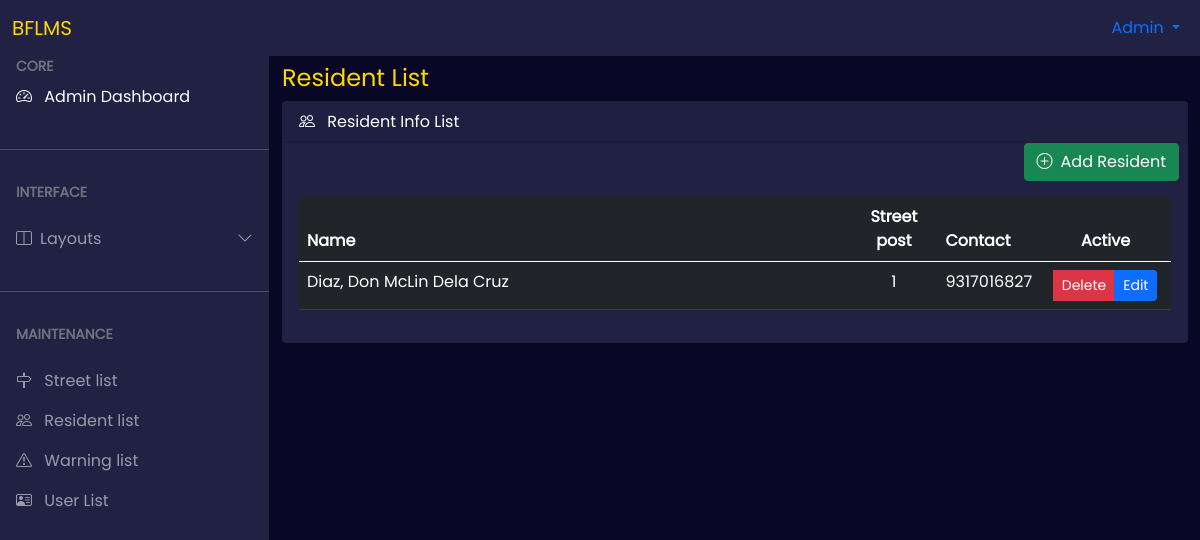
The page /authorize/index.php?page=resident (signed in) on the database its author committed.
### tables this page shows
CREATE TABLE `user` (
  `user_id` int(11) NOT NULL,
  `username` varchar(16) NOT NULL,
  `password` varchar(255) NOT NULL,
  `name` varchar(255) NOT NULL,
  `user_type` varchar(13) NOT NULL
);

CREATE TABLE `resident` (
  `resident_id` int(11) NOT NULL,
  `first_name` varchar(255) NOT NULL,
  `middle_name` varchar(255) NOT NULL,
  `last_name` varchar(255) NOT NULL,
  `street_id` int(11) NOT NULL,
  `contact` varchar(10) NOT NULL
);

### authorize/resident.php (the view, shortened to what this page needs)
<div class="container-fluid">
    <div class="row">
    <div class="col-md-12 pg-hd-color">
        <h4>Resident List</h4>
        </div>
    </div>
    <div class="row">
        <div class="col-md-12 mb-3">
            <div class="card bg-custom text-white">
              <div class="card-header">
                <span><i class="bi bi-people me-2"></i></span> Resident Info List
              </div>
              <div class="d-grid gap-2 d-md-flex justify-content-md-end">
                    <button class="btn btn-success me-md-2" type="button" data-bs-toggle="modal" data-bs-target="#exampleModal" data-bs-whatever="@mdo"><span><i class="bi bi-plus-circle me-2"></i></span>Add Resident</button>
                                        <?php
                                        include '../database/db.php';
                                        ?>
              </div>
              <div class="card-body">
                <div class="table-responsive">
                    <table class="table table-dark table-hover" id="user">
                        <thead>
                            <tr>
                                <th scope="col">Name</th>
                                <th scope="col" style="width: 10%;text-align: center;">Street post</th>
                                <th scope="col" style="width: 10%;">Contact</th>
                                <th scope="col" style="width: 15%;text-align: center;">Active</th>
                            </tr>
                        </thead>
                        <tbody>
                            <?php
                            $sqlresident =  mysqli_query($conn, "SELECT * FROM resident");
                            while($row = mysqli_fetch_assoc($sqlresident)) {
                            ?>
                            <tr>
                                <td><?=$row['last_name'].', '.$row['first_name'].' '.$row['middle_name']?></td>
                                <td><center><?=$row['street_id']?></center></td>
                                <td><?=$row['contact']?></td>
                                <td>
                                    <center>
                                        <div class="btn-group btn-group-sm" role="group" aria-label="Basic mixed styles example">
                                            <button type="submit" form="deletefr" class="btn btn-danger" name="delete" value="<?=$row['resident_id']?>">Delete</button>
                                            <button type="button" class="btn btn-primary" data-bs-toggle="modal" data-bs-target="#edit-modal" data-id="<?=$row['resident_id']?>" id="getUser">Edit</button>
                                        </div>
                                    </center>
                                </td>
                            </tr>
                            <?php
                            }mysqli_close($conn);
                            ?>
                        </tbody>
                    </table>
                </div>
              </div>
            </div>
        </div>
    </div>
</div>

### authorize/index.php (shortened to what this page needs)
<?php
include ('../database/db.php');
if(isset($_SESSION['user_id'])){
  $sql = mysqli_query($conn,"SELECT * FROM user where user_id = '".$_SESSION['user_id']."'");
  $row = mysqli_fetch_assoc($sql);
?>
<!DOCTYPE html>
<html lang="en">
<head>
    <link rel="stylesheet" href="css/bootstrap.min.css">
    <link rel="stylesheet" href="css/bootstrap-icons-1.10.4/font/bootstrap-icons.css"/>
    <link rel="stylesheet" href="css/notify/jquery.jnotify.css">
    <link rel="stylesheet" href="css/style.css">
</head>
<body>
  <nav class="navbar navbar-expand-lg bg-custom fixed-top" data-bs-theme="dark">
  <div class="container-fluid">
    <a class="navbar-brand" href="#">BFLMS</a>
    <div class="collapse navbar-collapse" id="navbarSupportedContent">
      <ul class="navbar-nav ms-auto mb-2 mb-lg-0">
      <li class="nav-item dropdown">
          <a class="nav-link dropdown-toggle ms-2" href="#" role="button" data-bs-toggle="dropdown" aria-expanded="false">
            <?=$row['name'];?>
          </a>
      </li>
      </ul>
    </div>
  </div>
</nav>
  <?php
  if($row['user_type'] == "Administrator"){
    include 'admin_sidebar.php';
  }else
  if($row['user_type'] == "BRTO"){
    include 'officer_sidebar.php';
  }
  ?>
    <main class="mt-5 pt-3">
    <?php
if(isset($_GET['page'])){
  $page = $_GET['page'];
  $pages = array('dashboard','admin_dashboard','officer_sidebar','user','warning','resident','street','street_map','sensor_post');
  if (!empty($page)) {
      if(in_array($page,$pages)) {
          $page .= '.php';
          include($page);
      }
      else {
          echo 'Page not found. Return
          <a href="index.php?page=dashboard">dashboard</a>';
      }
  }
}
?>
    </main>
</body>
</html>
<?php
}else{
  $_SESSION['error_login'] = "Please! Login again...";
  header("location: ../login.php");
}
?>

### authorize/css/style.css (style rules this page uses)
* { font-family: 'poppins'; margin: 0; padding: 0; }
body { background: #080826; }
.bg-custom { background-color: #212144; }
.navbar .container-fluid .navbar-brand { color: #FFD700; }
.pg-hd-color { color: #FFD700; }
.world-map, .pin, span, img { box-sizing: border-box; }
:root { --offcanvas-width: 270px; --topNavbarHeight: 56px; }
@media (min-width: 992px) { body { overflow: auto !important; } }
@media (min-width: 992px) { main { margin-left: var(--offcanvas-width); } }

### rows shown on the page
user: name "Admin"
resident: last_name "Diaz", first_name "Don McLin", middle_name "Dela Cruz", street "1", contact "9317016827"
